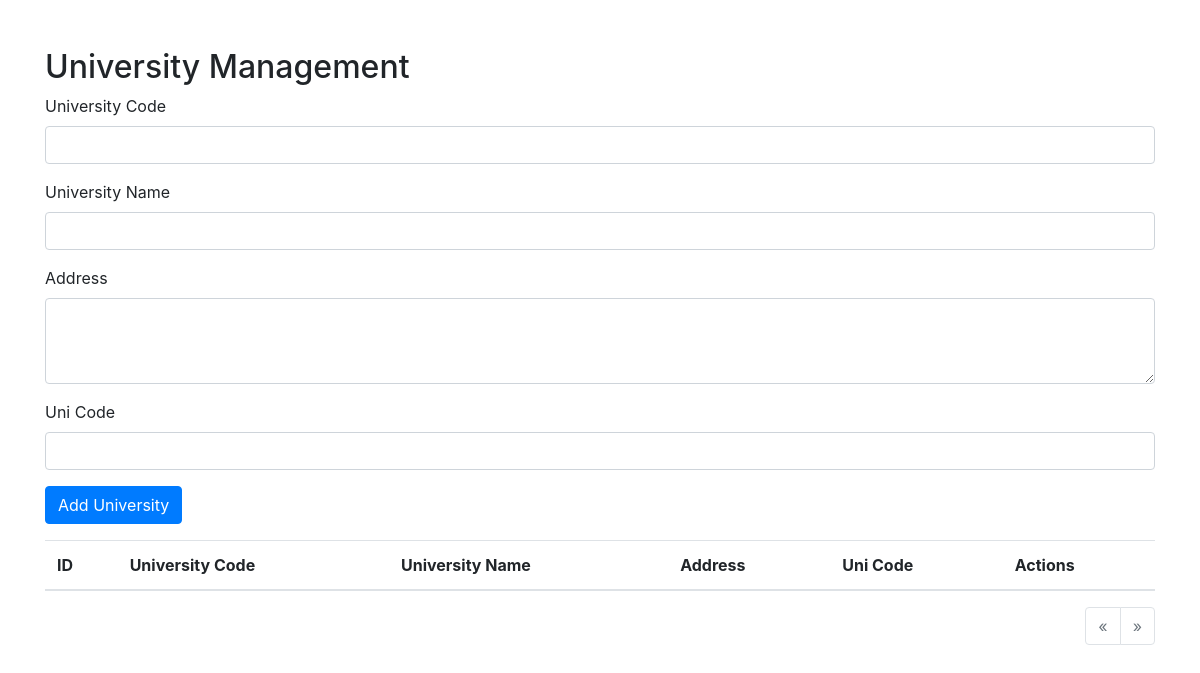
Page /master_file/create_universities.php on the earlier database version.
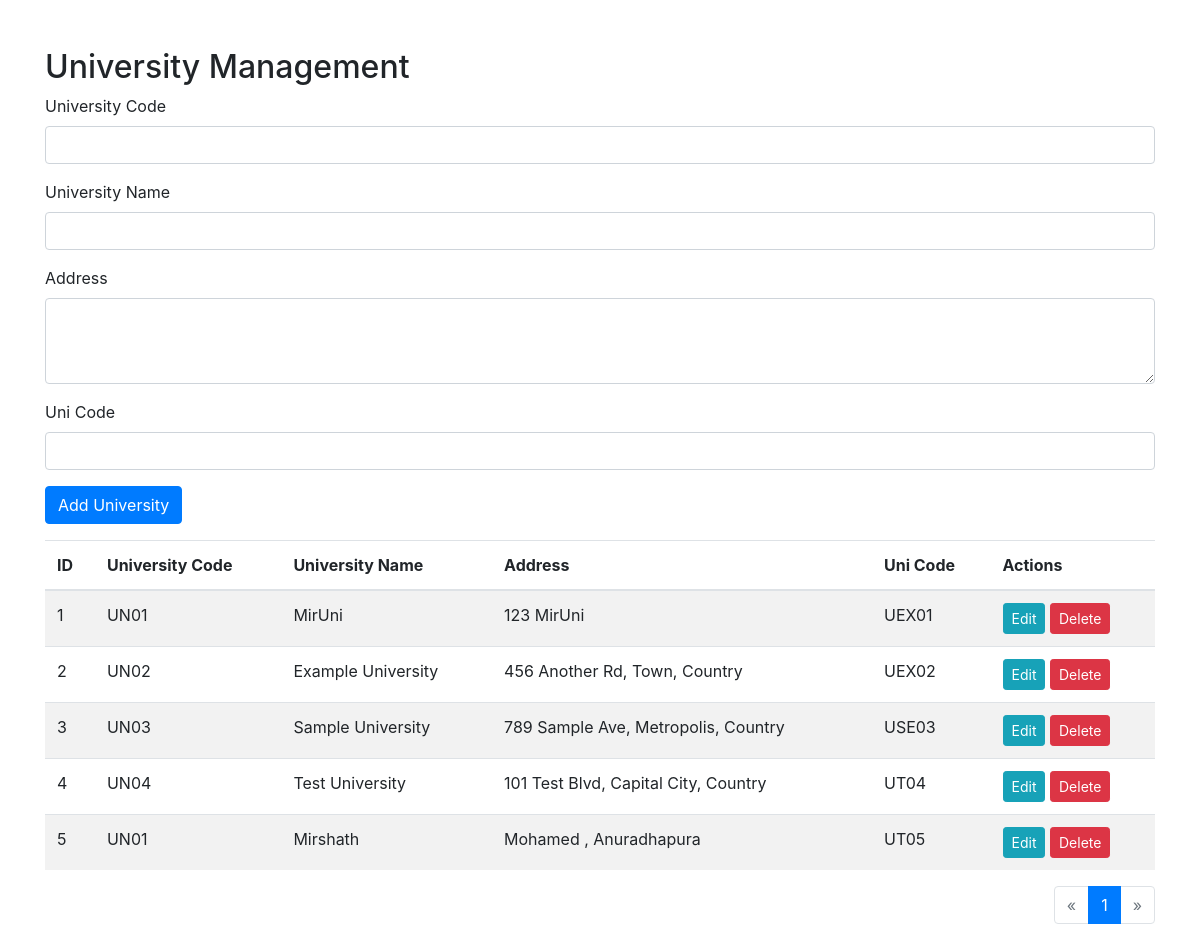
Same page on the later database version.
### tables this page shows
CREATE TABLE `universities` (
  `id` int(11) NOT NULL,
  `university_code` varchar(100) NOT NULL,
  `university_name` varchar(255) NOT NULL,
  `address` text DEFAULT NULL,
  `uni_code` varchar(100) DEFAULT NULL,
  `created_at` timestamp NOT NULL DEFAULT current_timestamp()
);

### master_file/create_universities.php (the view, shortened to what this page needs)
<?php
include("../database/connection.php");
$results_per_page = 5;
$page = isset($_GET['page']) ? (int)$_GET['page'] : 1;
$start = ($page - 1) * $results_per_page;
$sql = "SELECT * FROM universities LIMIT $start, $results_per_page";
$result = $conn->query($sql);
$sql_total = "SELECT COUNT(*) as total FROM universities";
$result_total = $conn->query($sql_total);
$total_rows = $result_total->fetch_assoc()['total'];
$total_pages = ceil($total_rows / $results_per_page);
?>
<!DOCTYPE html>
<html lang="en">
<head>
    <link href="https://stackpath.bootstrapcdn.com/bootstrap/4.5.2/css/bootstrap.min.css" rel="stylesheet">
</head>
<body>
    <div class="container mt-5">
        <h2>University Management</h2>
        <form action="" method="post" class="mb-3">
            <div class="form-group">
                <label for="university_code">University Code</label>
                <input type="text" class="form-control" id="university_code" name="university_code" required>
            </div>
            <div class="form-group">
                <label for="university_name">University Name</label>
                <input type="text" class="form-control" id="university_name" name="university_name" required>
            </div>
            <div class="form-group">
                <label for="address">Address</label>
                <textarea class="form-control" id="address" name="address" rows="3"></textarea>
            </div>
            <div class="form-group">
                <label for="uni_code">Uni Code</label>
                <input type="text" class="form-control" id="uni_code" name="uni_code">
            </div>
            <button type="submit" name="add_university" class="btn btn-primary">Add University</button>
        </form>
        <table class="table table-striped">
            <thead>
                <tr>
                    <th>ID</th>
                    <th>University Code</th>
                    <th>University Name</th>
                    <th>Address</th>
                    <th>Uni Code</th>
                    <th>Actions</th>
                </tr>
            </thead>
            <tbody>
                <?php while ($row = $result->fetch_assoc()): ?>
                    <tr>
                        <td><?php echo $row['id']; ?></td>
                        <td><?php echo htmlspecialchars($row['university_code']); ?></td>
                        <td><?php echo htmlspecialchars($row['university_name']); ?></td>
                        <td><?php echo htmlspecialchars($row['address']); ?></td>
                        <td><?php echo htmlspecialchars($row['uni_code']); ?></td>
                        <td>
                            <button class="btn btn-info btn-sm" data-toggle="modal" data-target="#editModal" data-id="<?php echo $row['id']; ?>" data-university_code="<?php echo htmlspecialchars($row['university_code']); ?>" data-university_name="<?php echo htmlspecialchars($row['university_name']); ?>" data-address="<?php echo htmlspecialchars($row['address']); ?>" data-uni_code="<?php echo htmlspecialchars($row['uni_code']); ?>">Edit</button>
                            <form action="" method="post" class="d-inline">
                                <button type="submit" name="delete_university" class="btn btn-danger btn-sm">Delete</button>
                            </form>
                        </td>
                    </tr>
                <?php endwhile; ?>
            </tbody>
        </table>
        <nav aria-label="Page navigation">
            <ul class="pagination justify-content-end">
                <li class="page-item <?php if ($page <= 1) echo 'disabled'; ?>">
                    <a class="page-link" href="?page=<?php echo $page - 1; ?>" aria-label="Previous">
                        <span aria-hidden="true">&laquo;</span>
                    </a>
                </li>
                <?php for ($i = 1; $i <= $total_pages; $i++): ?>
                    <li class="page-item <?php if ($i == $page) echo 'active'; ?>">
                        <a class="page-link" href="?page=<?php echo $i; ?>"><?php echo $i; ?></a>
                    </li>
                <?php endfor; ?>
                <li class="page-item <?php if ($page >= $total_pages) echo 'disabled'; ?>">
                    <a class="page-link" href="?page=<?php echo $page + 1; ?>" aria-label="Next">
                        <span aria-hidden="true">&raquo;</span>
                    </a>
                </li>
            </ul>
        </nav>
    </div>
</body>
</html>

Differences in the rows shown:
added universities: id "1", university_code "UN01", university_name "MirUni", address "123 MirUni", uni_code "UEX01"
added universities: id "2", university_code "UN02", university_name "Example University", address "456 Another Rd, Town, Country", uni_code "UEX02"
added universities: id "3", university_code "UN03", university_name "Sample University", address "789 Sample Ave, Metropolis, Country", uni_code "USE03"
added universities: id "4", university_code "UN04", university_name "Test University", address "101 Test Blvd, Capital City, Country", uni_code "UT04"
added universities: id "5", university_code "UN01", university_name "Mirshath", address "Mohamed , Anuradhapura", uni_code "UT05"
Other differences:
new list line: "1"
